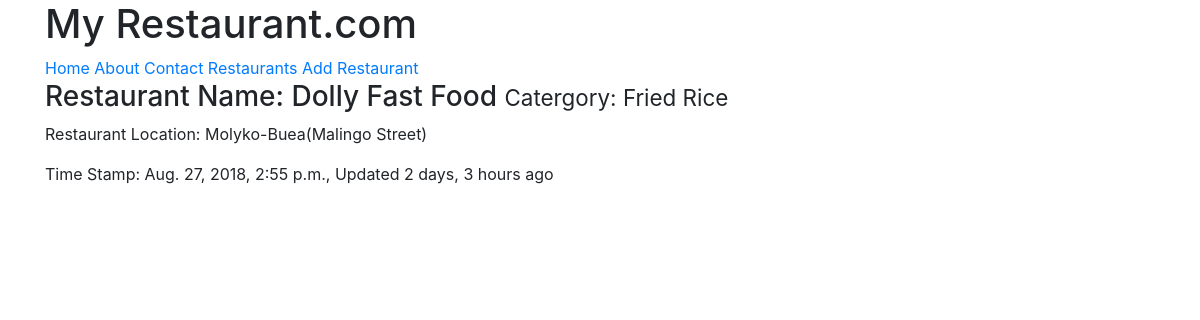
Screenshot of /restaurants/dolly-fast-food/ with the database file from the repository.
### restaurants/models.py (models this page shows, shortened)
class RestaurantLocation(models.Model):
    owner     = models.ForeignKey(User, null=False) #check out Django Models Unleashed JOINCFE.com#class_instance.model_set.all()
    name      = models.CharField(max_length=120)
    location  = models.CharField(max_length=120, null=True, blank=True)
    category  = models.CharField(max_length=120, null=True, blank=True, validators=[validate_category])
    timestamp = models.DateTimeField(auto_now_add=True)
    updated   = models.DateTimeField(auto_now=True)
    slug      = models.SlugField(null=True, blank=True)
    @property
    def title(self):
        return self.name

### restaurants/views.py (the view)
# urls.py: url(r'^restaurants/(?P<slug>[\w-]+)/$', RestaurantDetailView.as_view()),
class RestaurantDetailView(DetailView):
    template_name = 'restaurantlocations_detail.html'
    queryset = RestaurantLocation.objects.all()

### templates/restaurantlocations_detail.html (shortened to what this page needs)
{% extends "base.html" %}
{% block content %}
<h3>Restaurant Name: {{ object.title }} <small> Catergory: {{ object.category }} </small> </h3>
<p>Restaurant Location: {{ object.location }}</p>
<p>Time Stamp: {{ object.timestamp }},  Updated {{ object.updated|timesince }} ago </p>
{% endblock %}

### rows the page displays
RestaurantLocation: title "Dolly Fast Food", category "Fried Rice", location "Molyko-Buea(Malingo Street)", timestamp "Aug. 27, 2018, 2:55 p.m.", updated "2 days, 3 hours"
